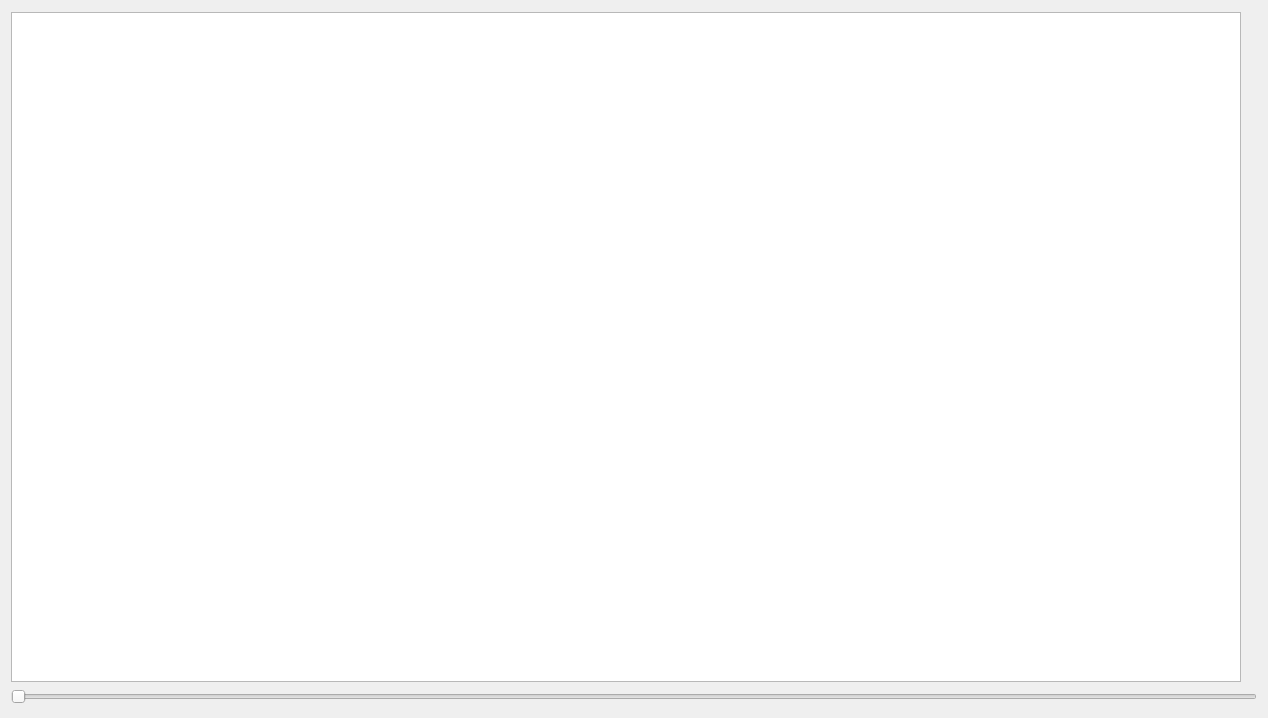
<?xml version="1.0" encoding="UTF-8"?>
<ui version="4.0">
 <class>Sim</class>
 <widget class="QDialog" name="Sim">
  <property name="geometry">
   <rect>
    <x>0</x>
    <y>0</y>
    <width>1268</width>
    <height>718</height>
   </rect>
  </property>
  <property name="sizePolicy">
   <sizepolicy hsizetype="Expanding" vsizetype="Expanding">
    <horstretch>0</horstretch>
    <verstretch>0</verstretch>
   </sizepolicy>
  </property>
  <property name="windowTitle">
   <string>Dialog</string>
  </property>
  <property name="sizeGripEnabled">
   <bool>false</bool>
  </property>
  <layout class="QVBoxLayout" name="verticalLayout">
   <item>
    <widget class="QGraphicsView" name="graphicsView">
     <property name="sizePolicy">
      <sizepolicy hsizetype="Fixed" vsizetype="Fixed">
       <horstretch>0</horstretch>
       <verstretch>0</verstretch>
      </sizepolicy>
     </property>
     <property name="minimumSize">
      <size>
       <width>1230</width>
       <height>670</height>
      </size>
     </property>
     <property name="verticalScrollBarPolicy">
      <enum>Qt::ScrollBarAlwaysOff</enum>
     </property>
     <property name="horizontalScrollBarPolicy">
      <enum>Qt::ScrollBarAlwaysOff</enum>
     </property>
    </widget>
   </item>
   <item>
    <widget class="QSlider" name="horizontalSlider">
     <property name="maximum">
      <number>600</number>
     </property>
     <property name="orientation">
      <enum>Qt::Horizontal</enum>
     </property>
    </widget>
   </item>
  </layout>
 </widget>
 <resources/>
 <connections/>
</ui>
